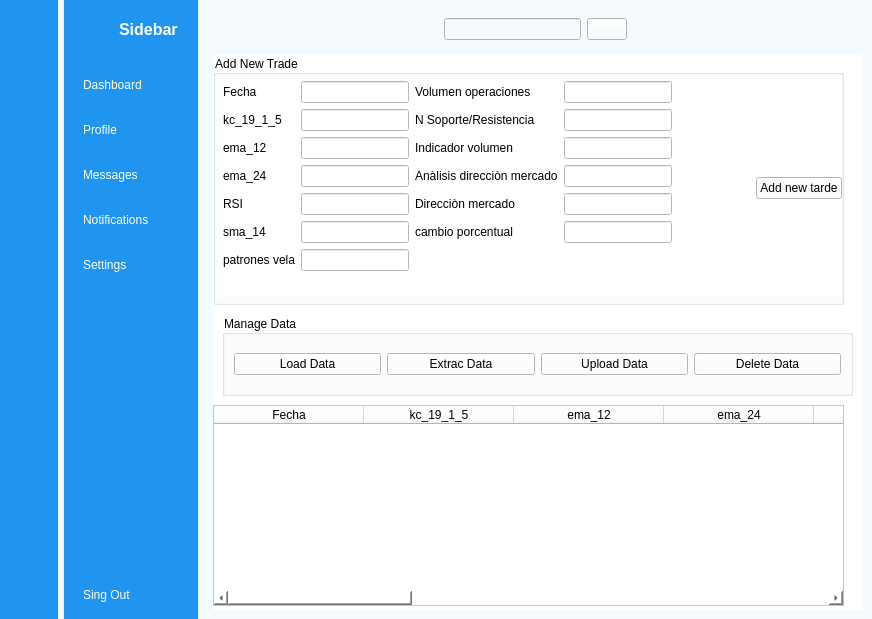
<?xml version="1.0" encoding="UTF-8"?>
<ui version="4.0">
 <class>MainWindow</class>
 <widget class="QMainWindow" name="MainWindow">
  <property name="geometry">
   <rect>
    <x>0</x>
    <y>0</y>
    <width>872</width>
    <height>619</height>
   </rect>
  </property>
  <property name="windowTitle">
   <string>MainWindow</string>
  </property>
  <property name="styleSheet">
   <string notr="true">background-color: rgb(245, 250, 254);</string>
  </property>
  <widget class="QWidget" name="centralwidget">
   <layout class="QGridLayout" name="gridLayout">
    <property name="leftMargin">
     <number>0</number>
    </property>
    <property name="topMargin">
     <number>0</number>
    </property>
    <property name="rightMargin">
     <number>0</number>
    </property>
    <property name="bottomMargin">
     <number>0</number>
    </property>
    <item row="0" column="1">
     <widget class="QWidget" name="icon_name_widget" native="true">
      <property name="styleSheet">
       <string notr="true">QWidget{
	background-color: rgb(31, 149, 239);
}

QPushButton{
	color:white;
	text-align:left;
	height:30px;
	padding-left:10px;
	border-top-left-radius:10px;


}

QPushButton:checked{
	background-color:#F5FAFE;
	color:#1F95EF;
	font-weight:bold;

}</string>
      </property>
      <layout class="QVBoxLayout" name="verticalLayout_4">
       <property name="rightMargin">
        <number>0</number>
       </property>
       <item>
        <layout class="QHBoxLayout" name="horizontalLayout_2">
         <property name="rightMargin">
          <number>20</number>
         </property>
         <item>
          <widget class="QLabel" name="label_2">
           <property name="minimumSize">
            <size>
             <width>40</width>
             <height>40</height>
            </size>
           </property>
           <property name="maximumSize">
            <size>
             <width>40</width>
             <height>40</height>
            </size>
           </property>
           <property name="text">
            <string/>
           </property>
           <property name="pixmap">
            <pixmap resource="resources.qrc">:/images/profile_pic.png</pixmap>
           </property>
           <property name="scaledContents">
            <bool>true</bool>
           </property>
          </widget>
         </item>
         <item>
          <widget class="QLabel" name="label_3">
           <property name="font">
            <font>
             <pointsize>12</pointsize>
             <bold>true</bold>
            </font>
           </property>
           <property name="styleSheet">
            <string notr="true">color:white;</string>
           </property>
           <property name="text">
            <string>Sidebar</string>
           </property>
          </widget>
         </item>
        </layout>
       </item>
       <item>
        <layout class="QVBoxLayout" name="verticalLayout_2">
         <property name="spacing">
          <number>15</number>
         </property>
         <property name="topMargin">
          <number>15</number>
         </property>
         <item>
          <widget class="QPushButton" name="dashboard_2">
           <property name="text">
            <string>Dashboard</string>
           </property>
           <property name="icon">
            <iconset resource="resources.qrc">
             <normaloff>:/images/dashboard_white.png</normaloff>
             <normalon>:/images/dashboard.png</normalon>:/images/dashboard_white.png</iconset>
           </property>
           <property name="checkable">
            <bool>true</bool>
           </property>
           <property name="autoExclusive">
            <bool>true</bool>
           </property>
          </widget>
         </item>
         <item>
          <widget class="QPushButton" name="profile_2">
           <property name="text">
            <string>Profile</string>
           </property>
           <property name="icon">
            <iconset resource="resources.qrc">
             <normaloff>:/images/profile_white.png</normaloff>
             <normalon>:/images/profile.png</normalon>:/images/profile_white.png</iconset>
           </property>
           <property name="checkable">
            <bool>true</bool>
           </property>
           <property name="autoExclusive">
            <bool>true</bool>
           </property>
          </widget>
         </item>
         <item>
          <widget class="QPushButton" name="messages_2">
           <property name="text">
            <string>Messages</string>
           </property>
           <property name="icon">
            <iconset resource="resources.qrc">
             <normaloff>:/images/messages_white.png</normaloff>
             <normalon>:/images/messages.png</normalon>:/images/messages_white.png</iconset>
           </property>
           <property name="checkable">
            <bool>true</bool>
           </property>
           <property name="autoExclusive">
            <bool>true</bool>
           </property>
          </widget>
         </item>
         <item>
          <widget class="QPushButton" name="notifications_2">
           <property name="text">
            <string>Notifications</string>
           </property>
           <property name="icon">
            <iconset resource="resources.qrc">
             <normaloff>:/images/notifications_white.png</normaloff>
             <normalon>:/images/notifications.png</normalon>:/images/notifications_white.png</iconset>
           </property>
           <property name="checkable">
            <bool>true</bool>
           </property>
           <property name="autoExclusive">
            <bool>true</bool>
           </property>
          </widget>
         </item>
         <item>
          <widget class="QPushButton" name="settings_2">
           <property name="text">
            <string>Settings</string>
           </property>
           <property name="icon">
            <iconset resource="resources.qrc">
             <normaloff>:/images/settings_white.png</normaloff>
             <normalon>:/images/settings.png</normalon>:/images/settings_white.png</iconset>
           </property>
           <property name="checkable">
            <bool>true</bool>
           </property>
           <property name="autoExclusive">
            <bool>true</bool>
           </property>
          </widget>
         </item>
        </layout>
       </item>
       <item>
        <spacer name="verticalSpacer">
         <property name="orientation">
          <enum>Qt::Orientation::Vertical</enum>
         </property>
         <property name="sizeHint" stdset="0">
          <size>
           <width>20</width>
           <height>263</height>
          </size>
         </property>
        </spacer>
       </item>
       <item>
        <widget class="QPushButton" name="pushButton_13">
         <property name="text">
          <string>Sing Out</string>
         </property>
         <property name="icon">
          <iconset resource="resources.qrc">
           <normaloff>:/images/log_out_white.png</normaloff>:/images/log_out_white.png</iconset>
         </property>
         <property name="checkable">
          <bool>true</bool>
         </property>
        </widget>
       </item>
      </layout>
     </widget>
    </item>
    <item row="0" column="0">
     <widget class="QWidget" name="icon_only_widget" native="true">
      <property name="styleSheet">
       <string notr="true">QWidget{
	background-color: rgb(31, 149, 239);
}

QPushButton{
	color:white;
	height:30px;
	border:none;
	border-radius:10px;
}

QPushButton:checked{
	background-color:#F5FAFE;
	color:#1F95EF;
	font-weight:bold;

}</string>
      </property>
      <layout class="QVBoxLayout" name="verticalLayout_3">
       <item>
        <layout class="QHBoxLayout" name="horizontalLayout_3">
         <item>
          <widget class="QLabel" name="label">
           <property name="minimumSize">
            <size>
             <width>40</width>
             <height>40</height>
            </size>
           </property>
           <property name="maximumSize">
            <size>
             <width>40</width>
             <height>40</height>
            </size>
           </property>
           <property name="text">
            <string/>
           </property>
           <property name="pixmap">
            <pixmap resource="resources.qrc">:/images/profile_pic.png</pixmap>
           </property>
           <property name="scaledContents">
            <bool>true</bool>
           </property>
          </widget>
         </item>
        </layout>
       </item>
       <item>
        <layout class="QVBoxLayout" name="verticalLayout">
         <property name="spacing">
          <number>15</number>
         </property>
         <property name="topMargin">
          <number>15</number>
         </property>
         <item>
          <widget class="QPushButton" name="dashboard_1">
           <property name="text">
            <string/>
           </property>
           <property name="icon">
            <iconset resource="resources.qrc">
             <normaloff>:/images/dashboard_white.png</normaloff>
             <normalon>:/images/dashboard.png</normalon>:/images/dashboard_white.png</iconset>
           </property>
           <property name="checkable">
            <bool>true</bool>
           </property>
           <property name="autoExclusive">
            <bool>true</bool>
           </property>
          </widget>
         </item>
         <item>
          <widget class="QPushButton" name="profile_1">
           <property name="text">
            <string/>
           </property>
           <property name="icon">
            <iconset resource="resources.qrc">
             <normaloff>:/images/profile_white.png</normaloff>
             <normalon>:/images/profile.png</normalon>:/images/profile_white.png</iconset>
           </property>
           <property name="checkable">
            <bool>true</bool>
           </property>
           <property name="autoExclusive">
            <bool>true</bool>
           </property>
          </widget>
         </item>
         <item>
          <widget class="QPushButton" name="messages_1">
           <property name="text">
            <string/>
           </property>
           <property name="icon">
            <iconset resource="resources.qrc">
             <normaloff>:/images/messages_white.png</normaloff>
             <normalon>:/images/messages.png</normalon>:/images/messages_white.png</iconset>
           </property>
           <property name="checkable">
            <bool>true</bool>
           </property>
           <property name="autoExclusive">
            <bool>true</bool>
           </property>
          </widget>
         </item>
         <item>
          <widget class="QPushButton" name="notifications_1">
           <property name="text">
            <string/>
           </property>
           <property name="icon">
            <iconset resource="resources.qrc">
             <normaloff>:/images/notifications_white.png</normaloff>
             <normalon>:/images/notifications.png</normalon>:/images/notifications_white.png</iconset>
           </property>
           <property name="checkable">
            <bool>true</bool>
           </property>
           <property name="autoExclusive">
            <bool>true</bool>
           </property>
          </widget>
         </item>
         <item>
          <widget class="QPushButton" name="settings_1">
           <property name="text">
            <string/>
           </property>
           <property name="icon">
            <iconset resource="resources.qrc">
             <normaloff>:/images/settings_white.png</normaloff>
             <normalon>:/images/settings.png</normalon>:/images/settings_white.png</iconset>
           </property>
           <property name="checkable">
            <bool>true</bool>
           </property>
           <property name="autoExclusive">
            <bool>true</bool>
           </property>
          </widget>
         </item>
        </layout>
       </item>
       <item>
        <spacer name="verticalSpacer_2">
         <property name="orientation">
          <enum>Qt::Orientation::Vertical</enum>
         </property>
         <property name="sizeHint" stdset="0">
          <size>
           <width>20</width>
           <height>263</height>
          </size>
         </property>
        </spacer>
       </item>
       <item>
        <widget class="QPushButton" name="pushButton_6">
         <property name="text">
          <string/>
         </property>
         <property name="icon">
          <iconset resource="resources.qrc">
           <normaloff>:/images/log_out_white.png</normaloff>:/images/log_out_white.png</iconset>
         </property>
         <property name="checkable">
          <bool>true</bool>
         </property>
        </widget>
       </item>
      </layout>
     </widget>
    </item>
    <item row="0" column="2">
     <widget class="QWidget" name="main_menu" native="true">
      <layout class="QVBoxLayout" name="verticalLayout_5">
       <item>
        <widget class="QWidget" name="header_widget" native="true">
         <layout class="QHBoxLayout" name="horizontalLayout_4">
          <item>
           <widget class="QPushButton" name="menu">
            <property name="styleSheet">
             <string notr="true">border:none;</string>
            </property>
            <property name="text">
             <string/>
            </property>
            <property name="icon">
             <iconset resource="resources.qrc">
              <normaloff>:/images/menu.png</normaloff>:/images/menu.png</iconset>
            </property>
            <property name="iconSize">
             <size>
              <width>20</width>
              <height>20</height>
             </size>
            </property>
            <property name="checkable">
             <bool>true</bool>
            </property>
           </widget>
          </item>
          <item>
           <spacer name="horizontalSpacer_2">
            <property name="orientation">
             <enum>Qt::Orientation::Horizontal</enum>
            </property>
            <property name="sizeHint" stdset="0">
             <size>
              <width>38</width>
              <height>20</height>
             </size>
            </property>
           </spacer>
          </item>
          <item>
           <layout class="QHBoxLayout" name="horizontalLayout">
            <item>
             <widget class="QLineEdit" name="lineEdit">
              <property name="styleSheet">
               <string notr="true">boder:0,5px black;</string>
              </property>
             </widget>
            </item>
            <item>
             <widget class="QPushButton" name="pushButton_20">
              <property name="text">
               <string/>
              </property>
              <property name="icon">
               <iconset resource="resources.qrc">
                <normaloff>:/images/search.png</normaloff>:/images/search.png</iconset>
              </property>
             </widget>
            </item>
           </layout>
          </item>
          <item>
           <spacer name="horizontalSpacer">
            <property name="orientation">
             <enum>Qt::Orientation::Horizontal</enum>
            </property>
            <property name="sizeHint" stdset="0">
             <size>
              <width>189</width>
              <height>20</height>
             </size>
            </property>
           </spacer>
          </item>
          <item>
           <widget class="QPushButton" name="pushButton_21">
            <property name="styleSheet">
             <string notr="true">border:none;</string>
            </property>
            <property name="text">
             <string/>
            </property>
            <property name="icon">
             <iconset resource="resources.qrc">
              <normaloff>:/images/image.png</normaloff>:/images/image.png</iconset>
            </property>
           </widget>
          </item>
         </layout>
        </widget>
       </item>
       <item>
        <widget class="QStackedWidget" name="stackedWidget">
         <property name="styleSheet">
          <string notr="true">background-color: rgb(255, 255, 255);</string>
         </property>
         <widget class="QWidget" name="dashboard_page">
          <widget class="QGroupBox" name="groupBox_form">
           <property name="geometry">
            <rect>
             <x>0</x>
             <y>0</y>
             <width>631</width>
             <height>250</height>
            </rect>
           </property>
           <property name="styleSheet">
            <string notr="true">color:black;
</string>
           </property>
           <property name="title">
            <string>Add New Trade</string>
           </property>
           <widget class="QWidget" name="layoutWidget">
            <property name="geometry">
             <rect>
              <x>10</x>
              <y>26</y>
              <width>619</width>
              <height>214</height>
             </rect>
            </property>
            <layout class="QHBoxLayout" name="horizontalLayout_5">
             <item>
              <layout class="QFormLayout" name="formLayout">
               <item row="0" column="0">
                <widget class="QLabel" name="fechaLabel">
                 <property name="text">
                  <string>Fecha</string>
                 </property>
                </widget>
               </item>
               <item row="1" column="0">
                <widget class="QLabel" name="kc_19_1_5Label">
                 <property name="text">
                  <string>kc_19_1_5</string>
                 </property>
                </widget>
               </item>
               <item row="1" column="1">
                <widget class="QLineEdit" name="kc_19_1_5LineEdit"/>
               </item>
               <item row="2" column="0">
                <widget class="QLabel" name="ema_12Label">
                 <property name="text">
                  <string>ema_12</string>
                 </property>
                </widget>
               </item>
               <item row="2" column="1">
                <widget class="QLineEdit" name="ema_12LineEdit"/>
               </item>
               <item row="3" column="0">
                <widget class="QLabel" name="ema_24Label">
                 <property name="text">
                  <string>ema_24</string>
                 </property>
                </widget>
               </item>
               <item row="3" column="1">
                <widget class="QLineEdit" name="ema_24LineEdit"/>
               </item>
               <item row="4" column="0">
                <widget class="QLabel" name="rSILabel">
                 <property name="text">
                  <string>RSI</string>
                 </property>
                </widget>
               </item>
               <item row="4" column="1">
                <widget class="QLineEdit" name="rsiLineEdit"/>
               </item>
               <item row="5" column="0">
                <widget class="QLabel" name="sma_14Label">
                 <property name="text">
                  <string>sma_14</string>
                 </property>
                </widget>
               </item>
               <item row="5" column="1">
                <widget class="QLineEdit" name="sma_14LineEdit"/>
               </item>
               <item row="6" column="0">
                <widget class="QLabel" name="patronesVelaLabel">
                 <property name="text">
                  <string>patrones vela</string>
                 </property>
                </widget>
               </item>
               <item row="6" column="1">
                <widget class="QLineEdit" name="patronesVelaLineEdit"/>
               </item>
               <item row="0" column="1">
                <widget class="QLineEdit" name="fechalineEdit"/>
               </item>
              </layout>
             </item>
             <item>
              <layout class="QFormLayout" name="formLayout_2">
               <item row="0" column="0">
                <widget class="QLabel" name="volumenOperacionesLabel">
                 <property name="text">
                  <string>Volumen operaciones</string>
                 </property>
                </widget>
               </item>
               <item row="0" column="1">
                <widget class="QLineEdit" name="volumenOperacionesLineEdit"/>
               </item>
               <item row="1" column="0">
                <widget class="QLabel" name="nSoporteResistenciaLabel">
                 <property name="text">
                  <string>N Soporte/Resistencia</string>
                 </property>
                </widget>
               </item>
               <item row="1" column="1">
                <widget class="QLineEdit" name="nSoporteResistenciaLineEdit"/>
               </item>
               <item row="2" column="0">
                <widget class="QLabel" name="indicadorVolumenLabel">
                 <property name="text">
                  <string>Indicador volumen</string>
                 </property>
                </widget>
               </item>
               <item row="2" column="1">
                <widget class="QLineEdit" name="indicadorVolumenLineEdit"/>
               </item>
               <item row="3" column="0">
                <widget class="QLabel" name="analisisDireccionMercadoLabel">
                 <property name="text">
                  <string>Anàlisis direcciòn mercado</string>
                 </property>
                </widget>
               </item>
               <item row="3" column="1">
                <widget class="QLineEdit" name="analisisDireccionMercadoLineEdit"/>
               </item>
               <item row="4" column="0">
                <widget class="QLabel" name="direcciNMercadoLabel">
                 <property name="text">
                  <string>Direcciòn mercado</string>
                 </property>
                </widget>
               </item>
               <item row="4" column="1">
                <widget class="QLineEdit" name="direccionMercadoLineEdit"/>
               </item>
               <item row="5" column="0">
                <widget class="QLabel" name="cambioPorcentualLabel">
                 <property name="text">
                  <string>cambio porcentual</string>
                 </property>
                </widget>
               </item>
               <item row="5" column="1">
                <widget class="QLineEdit" name="cambioPorcentualLineEdit"/>
               </item>
              </layout>
             </item>
             <item>
              <spacer name="horizontalSpacer_3">
               <property name="orientation">
                <enum>Qt::Orientation::Horizontal</enum>
               </property>
               <property name="sizeHint" stdset="0">
                <size>
                 <width>28</width>
                 <height>20</height>
                </size>
               </property>
              </spacer>
             </item>
             <item>
              <widget class="QPushButton" name="addNew">
               <property name="text">
                <string>Add new tarde</string>
               </property>
              </widget>
             </item>
            </layout>
           </widget>
          </widget>
          <widget class="QTableWidget" name="table">
           <property name="geometry">
            <rect>
             <x>0</x>
             <y>350</y>
             <width>631</width>
             <height>201</height>
            </rect>
           </property>
           <property name="sizePolicy">
            <sizepolicy hsizetype="Expanding" vsizetype="Expanding">
             <horstretch>0</horstretch>
             <verstretch>0</verstretch>
            </sizepolicy>
           </property>
           <property name="styleSheet">
            <string notr="true">color:black;
</string>
           </property>
           <property name="rowCount">
            <number>0</number>
           </property>
           <property name="columnCount">
            <number>13</number>
           </property>
           <attribute name="horizontalHeaderVisible">
            <bool>true</bool>
           </attribute>
           <attribute name="horizontalHeaderCascadingSectionResizes">
            <bool>false</bool>
           </attribute>
           <attribute name="horizontalHeaderMinimumSectionSize">
            <number>32</number>
           </attribute>
           <attribute name="horizontalHeaderDefaultSectionSize">
            <number>150</number>
           </attribute>
           <attribute name="verticalHeaderMinimumSectionSize">
            <number>24</number>
           </attribute>
           <attribute name="verticalHeaderStretchLastSection">
            <bool>false</bool>
           </attribute>
           <column>
            <property name="text">
             <string>Fecha</string>
            </property>
           </column>
           <column>
            <property name="text">
             <string>kc_19_1_5</string>
            </property>
           </column>
           <column>
            <property name="text">
             <string>ema_12</string>
            </property>
           </column>
           <column>
            <property name="text">
             <string>ema_24</string>
            </property>
           </column>
           <column>
            <property name="text">
             <string>rsi</string>
            </property>
           </column>
           <column>
            <property name="text">
             <string>sma_14</string>
            </property>
           </column>
           <column>
            <property name="text">
             <string>Volumen operaciones</string>
            </property>
           </column>
           <column>
            <property name="text">
             <string>Patrones vela</string>
            </property>
           </column>
           <column>
            <property name="text">
             <string>N Soporte/Resistencia</string>
            </property>
           </column>
           <column>
            <property name="text">
             <string>Indicador volumen</string>
            </property>
           </column>
           <column>
            <property name="text">
             <string>Anàlsis mercado</string>
            </property>
           </column>
           <column>
            <property name="text">
             <string>Direcciòn mercado</string>
            </property>
           </column>
           <column>
            <property name="text">
             <string>Cambio porcentual</string>
            </property>
           </column>
          </widget>
          <widget class="QGroupBox" name="groupBox_buttons">
           <property name="geometry">
            <rect>
             <x>9</x>
             <y>260</y>
             <width>631</width>
             <height>81</height>
            </rect>
           </property>
           <property name="styleSheet">
            <string notr="true">color:black;</string>
           </property>
           <property name="title">
            <string>Manage Data</string>
           </property>
           <layout class="QHBoxLayout" name="horizontalLayout_6">
            <item>
             <widget class="QPushButton" name="loadData">
              <property name="text">
               <string>Load Data</string>
              </property>
             </widget>
            </item>
            <item>
             <widget class="QPushButton" name="callData">
              <property name="text">
               <string>Extrac Data</string>
              </property>
             </widget>
            </item>
            <item>
             <widget class="QPushButton" name="uploadData">
              <property name="text">
               <string>Upload Data</string>
              </property>
             </widget>
            </item>
            <item>
             <widget class="QPushButton" name="deleteData">
              <property name="text">
               <string>Delete Data</string>
              </property>
             </widget>
            </item>
           </layout>
          </widget>
         </widget>
         <widget class="QWidget" name="messages_page">
          <widget class="QLabel" name="label_5">
           <property name="geometry">
            <rect>
             <x>190</x>
             <y>190</y>
             <width>221</width>
             <height>121</height>
            </rect>
           </property>
           <property name="font">
            <font>
             <pointsize>20</pointsize>
            </font>
           </property>
           <property name="styleSheet">
            <string notr="true">color:black;
</string>
           </property>
           <property name="text">
            <string>Messages Page</string>
           </property>
          </widget>
         </widget>
         <widget class="QWidget" name="notifications_page">
          <widget class="QLabel" name="label_6">
           <property name="geometry">
            <rect>
             <x>230</x>
             <y>140</y>
             <width>221</width>
             <height>121</height>
            </rect>
           </property>
           <property name="font">
            <font>
             <pointsize>20</pointsize>
            </font>
           </property>
           <property name="styleSheet">
            <string notr="true">color:black;
</string>
           </property>
           <property name="text">
            <string>Notifications Page</string>
           </property>
          </widget>
         </widget>
         <widget class="QWidget" name="settings_page">
          <widget class="QLabel" name="label_8">
           <property name="geometry">
            <rect>
             <x>180</x>
             <y>180</y>
             <width>211</width>
             <height>81</height>
            </rect>
           </property>
           <property name="font">
            <font>
             <pointsize>20</pointsize>
            </font>
           </property>
           <property name="styleSheet">
            <string notr="true">color:black;
</string>
           </property>
           <property name="text">
            <string>Settings Page</string>
           </property>
          </widget>
         </widget>
         <widget class="QWidget" name="profile_page">
          <widget class="QLabel" name="label_7">
           <property name="geometry">
            <rect>
             <x>240</x>
             <y>170</y>
             <width>151</width>
             <height>121</height>
            </rect>
           </property>
           <property name="font">
            <font>
             <pointsize>20</pointsize>
            </font>
           </property>
           <property name="styleSheet">
            <string notr="true">color:black;
</string>
           </property>
           <property name="text">
            <string>Profile Page</string>
           </property>
          </widget>
         </widget>
        </widget>
       </item>
      </layout>
     </widget>
    </item>
   </layout>
  </widget>
 </widget>
 <resources>
  <include location="resources.qrc"/>
 </resources>
 <connections>
  <connection>
   <sender>menu</sender>
   <signal>toggled(bool)</signal>
   <receiver>icon_only_widget</receiver>
   <slot>setHidden(bool)</slot>
   <hints>
    <hint type="sourcelabel">
     <x>246</x>
     <y>40</y>
    </hint>
    <hint type="destinationlabel">
     <x>41</x>
     <y>328</y>
    </hint>
   </hints>
  </connection>
  <connection>
   <sender>menu</sender>
   <signal>toggled(bool)</signal>
   <receiver>icon_name_widget</receiver>
   <slot>setVisible(bool)</slot>
   <hints>
    <hint type="sourcelabel">
     <x>229</x>
     <y>31</y>
    </hint>
    <hint type="destinationlabel">
     <x>198</x>
     <y>307</y>
    </hint>
   </hints>
  </connection>
  <connection>
   <sender>settings_1</sender>
   <signal>toggled(bool)</signal>
   <receiver>settings_2</receiver>
   <slot>setChecked(bool)</slot>
   <hints>
    <hint type="sourcelabel">
     <x>49</x>
     <y>277</y>
    </hint>
    <hint type="destinationlabel">
     <x>105</x>
     <y>277</y>
    </hint>
   </hints>
  </connection>
  <connection>
   <sender>dashboard_1</sender>
   <signal>toggled(bool)</signal>
   <receiver>dashboard_2</receiver>
   <slot>setChecked(bool)</slot>
   <hints>
    <hint type="sourcelabel">
     <x>33</x>
     <y>84</y>
    </hint>
    <hint type="destinationlabel">
     <x>103</x>
     <y>93</y>
    </hint>
   </hints>
  </connection>
  <connection>
   <sender>profile_1</sender>
   <signal>toggled(bool)</signal>
   <receiver>profile_2</receiver>
   <slot>setChecked(bool)</slot>
   <hints>
    <hint type="sourcelabel">
     <x>25</x>
     <y>134</y>
    </hint>
    <hint type="destinationlabel">
     <x>92</x>
     <y>130</y>
    </hint>
   </hints>
  </connection>
  <connection>
   <sender>messages_1</sender>
   <signal>toggled(bool)</signal>
   <receiver>messages_2</receiver>
   <slot>setChecked(bool)</slot>
   <hints>
    <hint type="sourcelabel">
     <x>35</x>
     <y>177</y>
    </hint>
    <hint type="destinationlabel">
     <x>99</x>
     <y>177</y>
    </hint>
   </hints>
  </connection>
  <connection>
   <sender>notifications_1</sender>
   <signal>toggled(bool)</signal>
   <receiver>notifications_2</receiver>
   <slot>setChecked(bool)</slot>
   <hints>
    <hint type="sourcelabel">
     <x>37</x>
     <y>223</y>
    </hint>
    <hint type="destinationlabel">
     <x>100</x>
     <y>223</y>
    </hint>
   </hints>
  </connection>
  <connection>
   <sender>dashboard_2</sender>
   <signal>toggled(bool)</signal>
   <receiver>dashboard_1</receiver>
   <slot>setChecked(bool)</slot>
   <hints>
    <hint type="sourcelabel">
     <x>89</x>
     <y>81</y>
    </hint>
    <hint type="destinationlabel">
     <x>27</x>
     <y>82</y>
    </hint>
   </hints>
  </connection>
  <connection>
   <sender>profile_2</sender>
   <signal>toggled(bool)</signal>
   <receiver>profile_1</receiver>
   <slot>setChecked(bool)</slot>
   <hints>
    <hint type="sourcelabel">
     <x>120</x>
     <y>133</y>
    </hint>
    <hint type="destinationlabel">
     <x>36</x>
     <y>133</y>
    </hint>
   </hints>
  </connection>
  <connection>
   <sender>messages_2</sender>
   <signal>toggled(bool)</signal>
   <receiver>messages_1</receiver>
   <slot>setChecked(bool)</slot>
   <hints>
    <hint type="sourcelabel">
     <x>134</x>
     <y>181</y>
    </hint>
    <hint type="destinationlabel">
     <x>35</x>
     <y>182</y>
    </hint>
   </hints>
  </connection>
  <connection>
   <sender>notifications_2</sender>
   <signal>toggled(bool)</signal>
   <receiver>notifications_1</receiver>
   <slot>setChecked(bool)</slot>
   <hints>
    <hint type="sourcelabel">
     <x>141</x>
     <y>233</y>
    </hint>
    <hint type="destinationlabel">
     <x>33</x>
     <y>230</y>
    </hint>
   </hints>
  </connection>
  <connection>
   <sender>settings_2</sender>
   <signal>toggled(bool)</signal>
   <receiver>settings_1</receiver>
   <slot>setChecked(bool)</slot>
   <hints>
    <hint type="sourcelabel">
     <x>162</x>
     <y>265</y>
    </hint>
    <hint type="destinationlabel">
     <x>48</x>
     <y>266</y>
    </hint>
   </hints>
  </connection>
  <connection>
   <sender>pushButton_6</sender>
   <signal>toggled(bool)</signal>
   <receiver>MainWindow</receiver>
   <slot>close()</slot>
   <hints>
    <hint type="sourcelabel">
     <x>28</x>
     <y>578</y>
    </hint>
    <hint type="destinationlabel">
     <x>35</x>
     <y>634</y>
    </hint>
   </hints>
  </connection>
  <connection>
   <sender>pushButton_13</sender>
   <signal>toggled(bool)</signal>
   <receiver>MainWindow</receiver>
   <slot>close()</slot>
   <hints>
    <hint type="sourcelabel">
     <x>122</x>
     <y>573</y>
    </hint>
    <hint type="destinationlabel">
     <x>140</x>
     <y>636</y>
    </hint>
   </hints>
  </connection>
 </connections>
</ui>
